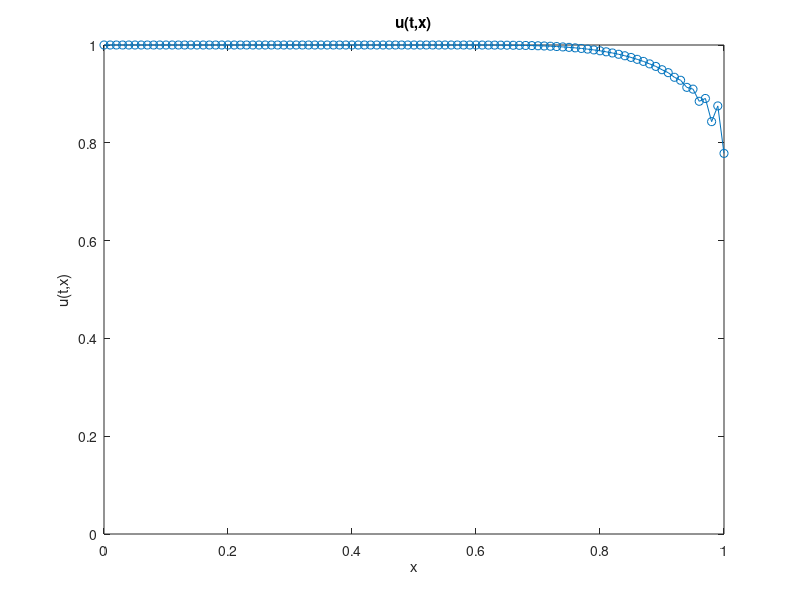
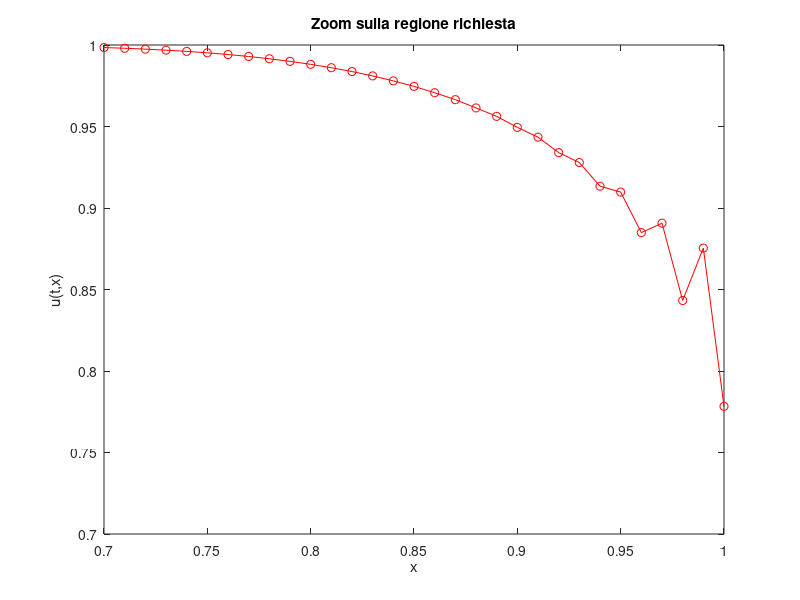

These charts were generated, in order, by the following MATLAB code:
clear all; close all;

%% Risoluzione esame 30 con FD + Eulero implicito

d=0.01;
c=8; %coefficienti
rho=50;

m=101;
h=1/(m-1);
x=linspace(0,1,m)';

Pe=(c*h)/(2*d);
Pe<1 

A = toeplitz(sparse([1,1],[1,2],[-2,1]/h^2,1,m));
B = toeplitz(sparse(1,2,-1/(2*h),1,m),...
    sparse(1,2,1/(2*h),1,m));


%% condizioni al bordo
A(1,1:2)=[0,0];
B(1,2)=0;
A(m,m-1:m)=[2,-2]/h^2;
B(m,m-1)=0;
C=d*A - c*B;

%termine reazione
g = @(u) rho*u.*(u-1/2).*(1-u);
dg = @(u) rho*((u-1/2).*(1-u)+u.*(1-u)-u.*(u-1/2));


%% Risoluzione sistema differenziale
y0=(x-1).^2;
ts=100;
tstar=0.1;
k=tstar/ts;

F = @(y,yn) y-yn-k*C*y-k*[0;g(y(2:m))]; % Neumann
J = @(y) eye(length(y))-k*C-k*spdiags([0;dg(y(2:m))],0,m,m); % Neumann


yn=y0;
tol=k^2/100;

for n=1:ts
    y=yn;
    delta=-J(y)\F(y,yn);
    while(norm(delta,inf)>tol)
        y=y+delta;
        delta=-J(y)\F(y,yn);
    end
    y=y+delta;
    yn=y;
    plot(x,y,'-o')
    title('u(t,x)')
    xlabel('x')
    ylabel('u(t,x)')
    axis([0,1,0,1])
    pause(0.001)
end

figure
plot(x,y,'r-o')
title('Zoom sulla regione richiesta')
axis([0.7,1,0.7,1])
xlabel('x')
ylabel('u(t,x)')

%% Le oscillazioni al bordo x=1 dipedono dal numero di Pechlet, che è minore di 1.
